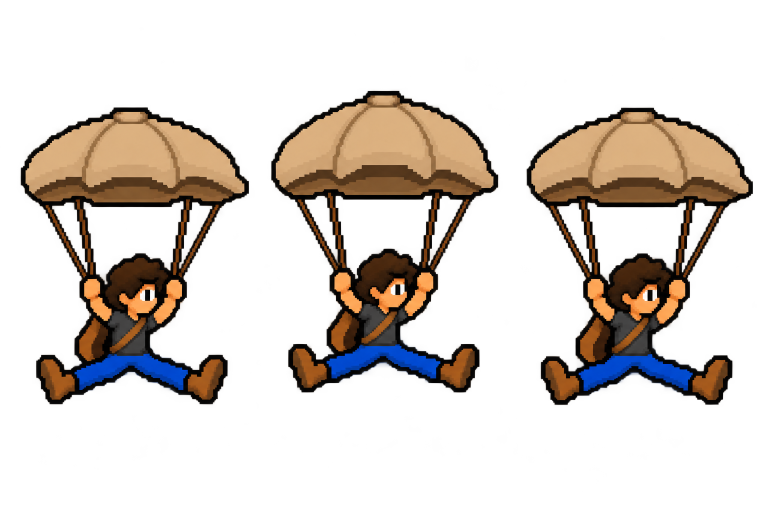
#> input picture assets/sheets/raw/a2_charlie_t2.png, 1536 x 1024 px, given in place of eraser_pixel_t1.png, which was not available (shown at 1/2 size)
$ python others_cfg.py
#> lines starting #> are read from the running program, lines starting #| are printed output that depends on the picture; after the words box and inside, x2 and y2 are one past the last pixel; in counts of white or black regions, pixels touching at a corner belong together; pictures that were not available may be replaced by others from this repository, and a replacement may not be noted
### tools/sprites/boxes.py
"""List sprite components (alpha blobs grouped by dilation) of a transparent sheet; write an index overlay."""
import sys, json
import numpy as np
from PIL import Image, ImageDraw
from scipy import ndimage

def components(path, alpha_t=230, grow=3, min_area=400, bg=None):
#> called with alpha_t = 230, grow = 3, min_area = 400
    im = np.array(Image.open(path).convert("RGBA"))
#> im is the input picture: shape (1024, 1536, 4); mean R, G, B, A 44.4, 32.4, 22.6, 65.3
    if bg is not None:   # opaque sheet on a flat bg colour: build alpha from distance to bg
        d = np.abs(im[..., :3].astype(int) - np.array(bg)).sum(-1)
        im[..., 3] = np.where(d > 60, 255, 0)
    m = im[..., 3] >= alpha_t
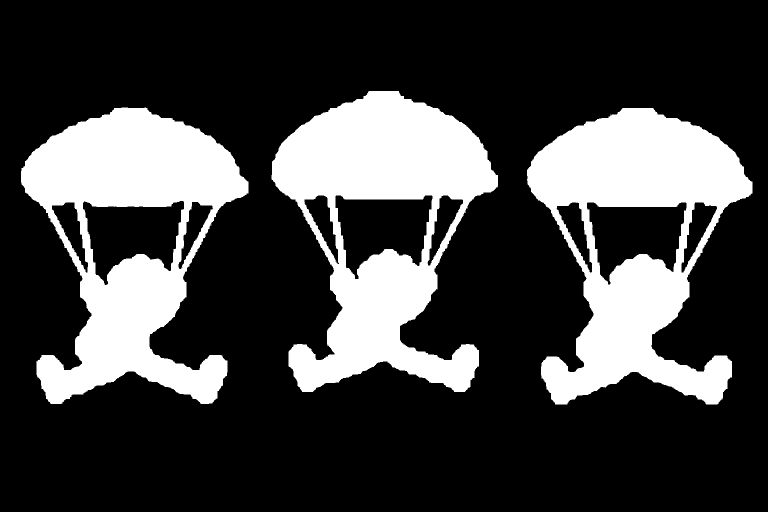
#> m: shape (1024, 1536) bool (shown at 1/2 size); 25.2% white; 3 white regions, box (x1, y1, x2, y2) and area: (543, 182, 996, 784) 134551, (42, 215, 497, 808) 130730, (1054, 216, 1505, 809) 130663
    lab, n = ndimage.label(ndimage.binary_dilation(m, iterations=grow))
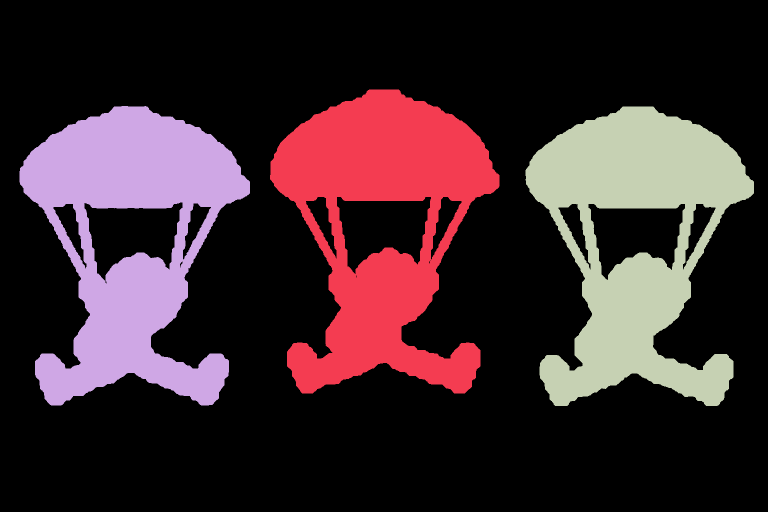
#> lab: shape (1024, 1536) int32 (shown at 1/2 size); 4 distinct labels, from 0 to 3; one colour per label, 0 black
#> n = 3
    out = []
    for i, sl in enumerate(ndimage.find_objects(lab)):
        y0, y1, x0, x1 = sl[0].start, sl[0].stop, sl[1].start, sl[1].stop
        sub = m[y0:y1, x0:x1] & (lab[y0:y1, x0:x1] == i + 1)
        if sub.sum() < min_area: continue
        ys, xs = np.nonzero(sub)
        out.append([int(x0 + xs.min()), int(y0 + ys.min()), int(x0 + xs.max() + 1), int(y0 + ys.max() + 1)])
#> this loop made 3 passes
#> (y0, y1, x0, x1) on passes 1 to 3: (179, 787, 540, 999), (212, 811, 39, 500), (213, 812, 1051, 1508)
#> pass 1, in components, `sub = m[y0:y1, x0:x1] & (lab[y0:y1, x0:x1] == i + 1)`:
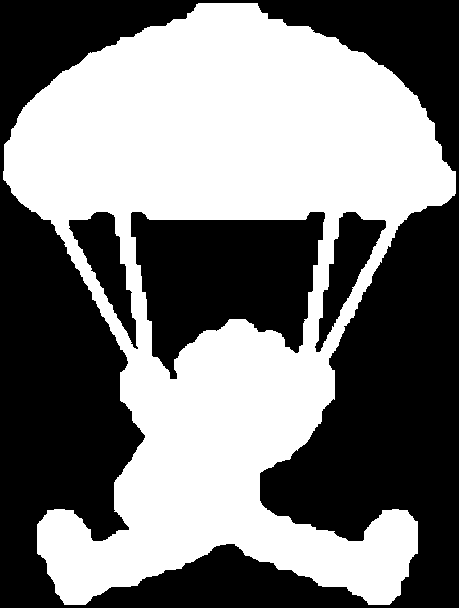
#> sub: shape (608, 459) bool; 48.2% white; 1 white region, box (x1, y1, x2, y2) and area: (3, 3, 456, 605) 134551
#> pass 2, in components, `sub = m[y0:y1, x0:x1] & (lab[y0:y1, x0:x1] == i + 1)`:
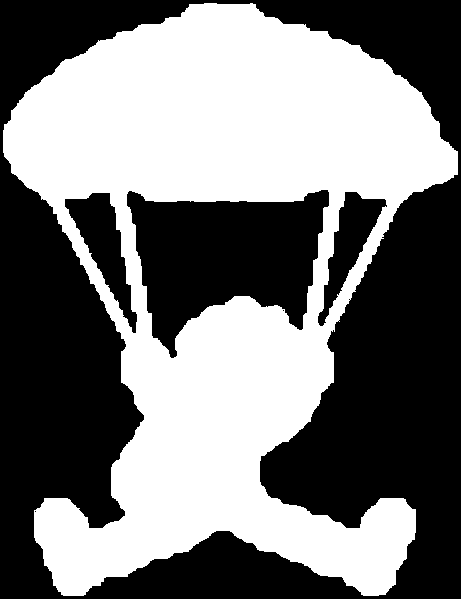
#> sub: shape (599, 461) bool; 47.3% white; 1 white region, box (x1, y1, x2, y2) and area: (3, 3, 458, 596) 130730
#> pass 3, in components, `sub = m[y0:y1, x0:x1] & (lab[y0:y1, x0:x1] == i + 1)`:
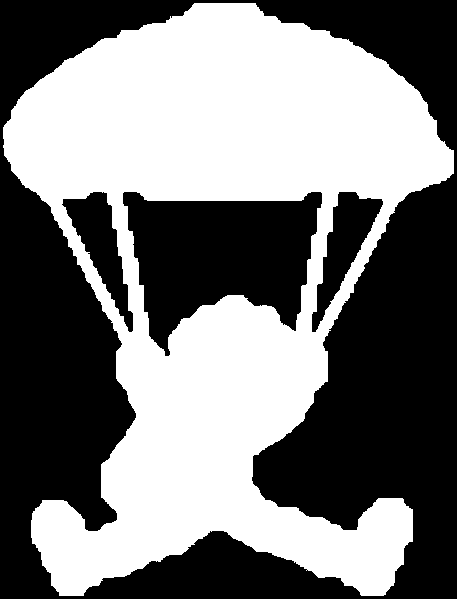
#> sub: shape (599, 457) bool; 47.7% white; 1 white region, box (x1, y1, x2, y2) and area: (3, 3, 454, 596) 130663
#> after the loop, out = [[543, 182, 996, 784], [42, 215, 497, 808], [1054, 216, 1505, 809]]
    # sort into rows by vertical centre
    out.sort(key=lambda b: ((b[1] + b[3]) / 2, b[0]))
    rows = []
    for b in out:
        cy = (b[1] + b[3]) / 2
        if rows and abs(cy - rows[-1][-1][4]) < 70: rows[-1].append(b + [cy])
        else: rows.append([b + [cy]])
#> this loop made 3 passes
#> (b, cy) on passes 1 to 3: ([543, 182, 996, 784], 483), ([42, 215, 497, 808], 511.5), ([1054, 216, 1505, 809], 512.5)
#> after the loop, rows = [[[543, 182, 996, 784, 483], [42, 215, 497, 808, 511.5], [1054, 216, 1505, 809, 512.5]]]
    res = []
    for r in rows:
        r.sort(key=lambda b: b[0]); res += [b[:4] for b in r]
#> this loop made 1 pass
    return im, res

# [10 lines that do not run on import are left out]

### tools/sprites/others_cfg.py
"""Writes tools/sprites/others.json (eraser boss, bugs, HUD portraits) from the chosen raw sheets."""
import json, sys, os
sys.path.insert(0, os.path.dirname(os.path.abspath(__file__)))
import boxes as B
R = "/home/jade/Documents/vibesong"
def comps(src): return B.components(src)[1]
cfg = {"root": R, "out_dir": R + "/assets/sprites", "review_dir": R + "/assets/sheets/review", "meta": R + "/assets/sprites/sprites.json", "sheets": []}

# ERASER (raw rectangles; scale ~6 sheet px per game px = the sheet's own pixel size)
src = R + "/assets/sheets/raw/eraser_pixel_t1.png"; b = comps(src)
#> after `b = comps(src)`: b = [[42, 215, 497, 808], [543, 182, 996, 784], [1054, 216, 1505, 809]]
cfg["sheets"].append(dict(name="eraser", src=src, target_h=53, ref_box=[0, 228, 10, 546], frame="auto", palette_n=24, align="center",
    review_bg=[150, 170, 190], anims={
    "chase": dict(frames=[[[20, 200, 400, 560]], [[405, 200, 760, 560]], [[765, 200, 1130, 560]]], fps=6,
                  note="scrubbing right; erased white smear + crumbs baked in on the left"),
    "loom": dict(frames=[[[1160, 60, 1515, 572]]], loop=False),
    "redeemed": dict(frames=[[[50, 590, 400, 950]], [[440, 590, 790, 950]], [[790, 590, 1150, 950]]], fps=6, note="pink, frame 2 = singing"),
#> (the run stopped early here; a loop or call above may not have finished)
